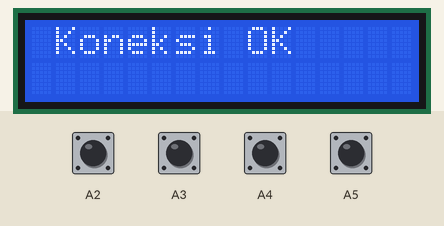
A sketch run on a simulated Arduino Uno, built with avr-gcc and run on an emulated ATmega328P. On the bench: 16×2 character LCD. The inputs (shaded band) are chosen by the test bench; at power-on: A2–5 HIGH. The modem accepts every AT command (registered, SIM ready, sends succeed) and sends nothing else.

Above: at 1.1 s.
At 4.2 s:
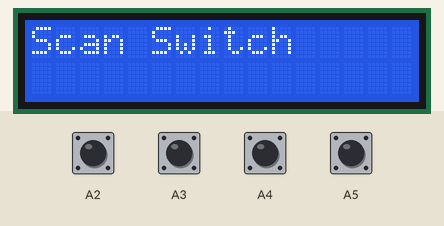
4.3 s: A2 pulled LOW for 0.15 s
At 4.8 s:
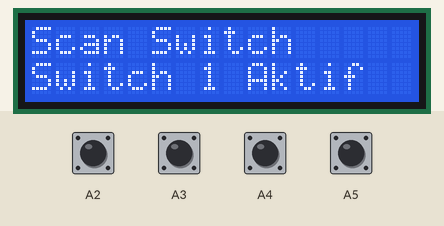
10.4 s: A3 pulled LOW for 0.15 s
At 13.8 s:
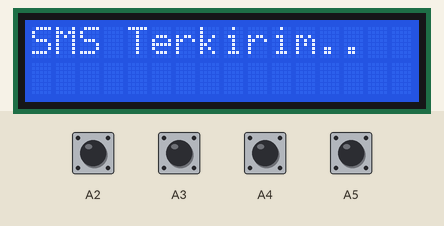
Timing chart, 0 to 15.3 s (numbered marks = the images above; inputs shaded):
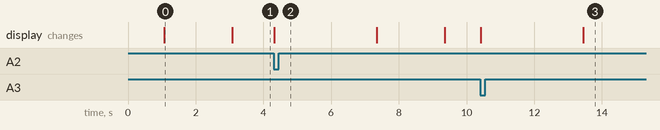

The sketch:

Scan_Switch.ino
```cpp
//program scan switch
#include <LiquidCrystal.h>
#include <SoftwareSerial.h>
LiquidCrystal lcd(2,3, 4, 5, 6, 7);
const int rxpin = 8;
const int txpin = 9;
SoftwareSerial gsm(rxpin, txpin);

String inString="";
char str,f,scan;

void getmodem()
{
 f=1;
 while(f)
 {
   if(gsm.available())
     {
       str=gsm.read();
       Serial.print(str);
       switch (str)
         {
           case '\r': break;
           case '\n':f=0; break;
           default:inString+=(char)str;
         }
     }
 }
}

void setup() {
  gsm.begin(9600);
  lcd.begin(16, 2);
  lcd.print("Tes Koneksi ..");
  delay(1000);
  gsm.println("AT");
  getmodem();
  getmodem();
  lcd.setCursor(0, 1);
  lcd.print(inString);
  if(inString=="OK") {
    lcd.clear();
    lcd.print(" Koneksi OK ");
    }
   else{
    lcd.clear();
    lcd.print(" Gagal ... ");
    lcd.setCursor(0,1);
    lcd.print("Coba lagi !");
    while(1);
    }
  pinMode(A2,LOW);
  pinMode(A3,LOW);
  pinMode(A4,LOW);
  pinMode(A5,LOW);
  digitalWrite(A2,HIGH);
  digitalWrite(A3,HIGH);
  digitalWrite(A4,HIGH);
  digitalWrite(A5,HIGH);
  delay(2000);
}

void loop() {
  lcd.clear();
  lcd.print("Scan Switch");
  scan=1;
  while(scan){
      if(digitalRead(A2)==0){
          lcd.setCursor(0,1);
          lcd.print("Switch 1 Aktif");
          //gantilah nomor HP dibaris bawah ini sesuai
          //dg nomor HP yg akan di SMS
          gsm.println("AT+CMGS=085794817745");
          delay(1000);
          gsm.print("Switch 1 aktif !");
          gsm.write((byte)26);
          gsm.println();
          scan=0;
      }
      else if(digitalRead(A3)==0){
          lcd.setCursor(0,1);
          lcd.print("Switch 2 Aktif");
          //gantilah nomor HP dibaris bawah ini sesuai
          //dg nomor HP yg akan di SMS
          gsm.println("AT+CMGS=085794817745");
          delay(1000);
          gsm.print("Switch 2 aktif !");
          gsm.write((byte)26);
          gsm.println();
          scan=0;
      }
      else if(digitalRead(A4)==0){
          lcd.setCursor(0,1);
          lcd.print("Switch 3 Aktif");
          //gantilah nomor HP dibaris bawah ini sesuai
          //dg nomor HP yg akan di SMS
          gsm.println("AT+CMGS=085794817745");
          delay(1000);
          gsm.print("Switch 3 aktif !");
          gsm.write((byte)26);
          gsm.println();
          scan=0;
      }
      else if(digitalRead(A5)==0){
          lcd.setCursor(0,1);
          lcd.print("Switch 4 Aktif");
          //gantilah nomor HP dibaris bawah ini sesuai
          //dg nomor HP yg akan di SMS
          gsm.println("AT+CMGS=085794817745");
          delay(1000);
          gsm.print("Switch 4 aktif !");
          gsm.write((byte)26);
          gsm.println();
          scan=0;
      }
  }
  delay(2000);
  lcd.clear();
  lcd.print("SMS Terkirim..");
  delay(2000);
  lcd.clear();

}
```

Measured:
- after the input at 4.3 s, the display: changes at once (image 2)
- after the input at 10.4 s, the display: first changes at once (image 3 shows a later state)
- what the display in image 0 shows lasts 2.0 s, from 1.1 s to 3.1 s
